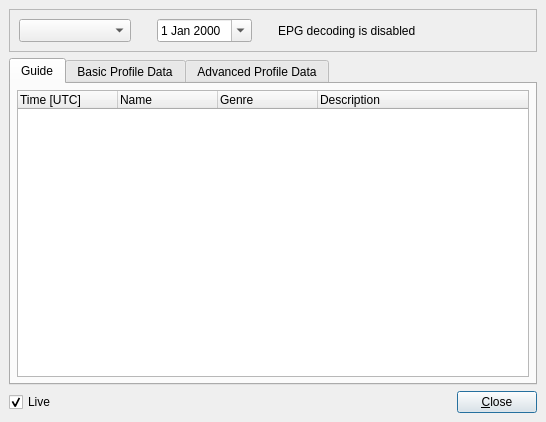
<?xml version="1.0" encoding="UTF-8"?>
<ui version="4.0">
 <class>CEPGDlgbase</class>
 <widget class="QMainWindow" name="CEPGDlgbase">
  <property name="geometry">
   <rect>
    <x>0</x>
    <y>0</y>
    <width>546</width>
    <height>422</height>
   </rect>
  </property>
  <property name="sizePolicy">
   <sizepolicy hsizetype="Minimum" vsizetype="Minimum">
    <horstretch>0</horstretch>
    <verstretch>0</verstretch>
   </sizepolicy>
  </property>
  <property name="cursor">
   <cursorShape>ArrowCursor</cursorShape>
  </property>
  <property name="windowTitle">
   <string>Programme Guide</string>
  </property>
  <property name="windowIcon">
   <iconset resource="res/icons.qrc">
    <normaloff>:/icons/MainIcon.svg</normaloff>:/icons/MainIcon.svg</iconset>
  </property>
  <widget class="QWidget" name="centralwidget">
   <layout class="QGridLayout">
    <item row="0" column="0">
     <widget class="QFrame" name="frame">
      <property name="frameShape">
       <enum>QFrame::StyledPanel</enum>
      </property>
      <property name="frameShadow">
       <enum>QFrame::Sunken</enum>
      </property>
      <layout class="QHBoxLayout" name="horizontalLayout_2">
       <item>
        <widget class="QComboBox" name="channel">
         <property name="sizePolicy">
          <sizepolicy hsizetype="MinimumExpanding" vsizetype="Fixed">
           <horstretch>0</horstretch>
           <verstretch>0</verstretch>
          </sizepolicy>
         </property>
         <property name="maximumSize">
          <size>
           <width>300</width>
           <height>32767</height>
          </size>
         </property>
        </widget>
       </item>
       <item>
        <spacer name="Spacer4">
         <property name="orientation">
          <enum>Qt::Horizontal</enum>
         </property>
         <property name="sizeType">
          <enum>QSizePolicy::Minimum</enum>
         </property>
         <property name="sizeHint" stdset="0">
          <size>
           <width>20</width>
           <height>20</height>
          </size>
         </property>
        </spacer>
       </item>
       <item>
        <widget class="QDateEdit" name="dateEdit">
         <property name="calendarPopup">
          <bool>true</bool>
         </property>
        </widget>
       </item>
       <item>
        <spacer name="Spacer4_2">
         <property name="orientation">
          <enum>Qt::Horizontal</enum>
         </property>
         <property name="sizeType">
          <enum>QSizePolicy::Minimum</enum>
         </property>
         <property name="sizeHint" stdset="0">
          <size>
           <width>20</width>
           <height>20</height>
          </size>
         </property>
        </spacer>
       </item>
       <item>
        <widget class="QLabel" name="TextEPGDisabled">
         <property name="text">
          <string>EPG decoding is disabled</string>
         </property>
         <property name="wordWrap">
          <bool>false</bool>
         </property>
        </widget>
       </item>
       <item>
        <spacer name="Spacer3">
         <property name="orientation">
          <enum>Qt::Horizontal</enum>
         </property>
         <property name="sizeType">
          <enum>QSizePolicy::Expanding</enum>
         </property>
         <property name="sizeHint" stdset="0">
          <size>
           <width>20</width>
           <height>20</height>
          </size>
         </property>
        </spacer>
       </item>
      </layout>
     </widget>
    </item>
    <item row="1" column="0">
     <widget class="QTabWidget" name="pages">
      <property name="currentIndex">
       <number>0</number>
      </property>
      <widget class="QWidget" name="GuideTab">
       <attribute name="title">
        <string>Guide</string>
       </attribute>
       <layout class="QGridLayout">
        <property name="leftMargin">
         <number>6</number>
        </property>
        <property name="topMargin">
         <number>6</number>
        </property>
        <property name="rightMargin">
         <number>6</number>
        </property>
        <property name="bottomMargin">
         <number>6</number>
        </property>
        <item row="0" column="0">
         <widget class="QTreeWidget" name="Data">
          <column>
           <property name="text">
            <string>Time [UTC]</string>
           </property>
          </column>
          <column>
           <property name="text">
            <string>Name</string>
           </property>
          </column>
          <column>
           <property name="text">
            <string>Genre</string>
           </property>
          </column>
          <column>
           <property name="text">
            <string>Description</string>
           </property>
          </column>
         </widget>
        </item>
       </layout>
      </widget>
      <widget class="QWidget" name="BasicTab">
       <attribute name="title">
        <string>Basic Profile Data</string>
       </attribute>
       <layout class="QGridLayout">
        <property name="leftMargin">
         <number>6</number>
        </property>
        <property name="topMargin">
         <number>6</number>
        </property>
        <property name="rightMargin">
         <number>6</number>
        </property>
        <property name="bottomMargin">
         <number>6</number>
        </property>
        <item row="0" column="0">
         <widget class="QTextBrowser" name="basic"/>
        </item>
       </layout>
      </widget>
      <widget class="QWidget" name="AdvancedTab">
       <attribute name="title">
        <string>Advanced Profile Data</string>
       </attribute>
       <layout class="QGridLayout">
        <property name="leftMargin">
         <number>6</number>
        </property>
        <property name="topMargin">
         <number>6</number>
        </property>
        <property name="rightMargin">
         <number>6</number>
        </property>
        <property name="bottomMargin">
         <number>6</number>
        </property>
        <item row="0" column="0">
         <widget class="QTextBrowser" name="advanced"/>
        </item>
       </layout>
      </widget>
     </widget>
    </item>
    <item row="2" column="0">
     <layout class="QHBoxLayout">
      <item>
       <widget class="QCheckBox" name="realTime">
        <property name="text">
         <string>Live</string>
        </property>
        <property name="checked">
         <bool>true</bool>
        </property>
       </widget>
      </item>
      <item>
       <spacer name="Spacer2">
        <property name="orientation">
         <enum>Qt::Horizontal</enum>
        </property>
        <property name="sizeType">
         <enum>QSizePolicy::Expanding</enum>
        </property>
        <property name="sizeHint" stdset="0">
         <size>
          <width>20</width>
          <height>20</height>
         </size>
        </property>
       </spacer>
      </item>
      <item>
       <widget class="QPushButton" name="buttonOk">
        <property name="text">
         <string>&amp;Close</string>
        </property>
        <property name="default">
         <bool>true</bool>
        </property>
       </widget>
      </item>
     </layout>
    </item>
   </layout>
  </widget>
 </widget>
 <tabstops>
  <tabstop>pages</tabstop>
  <tabstop>buttonOk</tabstop>
 </tabstops>
 <resources>
  <include location="res/icons.qrc"/>
 </resources>
 <connections>
  <connection>
   <sender>buttonOk</sender>
   <signal>clicked()</signal>
   <receiver>CEPGDlgbase</receiver>
   <slot>close()</slot>
   <hints>
    <hint type="sourcelabel">
     <x>20</x>
     <y>20</y>
    </hint>
    <hint type="destinationlabel">
     <x>20</x>
     <y>20</y>
    </hint>
   </hints>
  </connection>
 </connections>
</ui>
